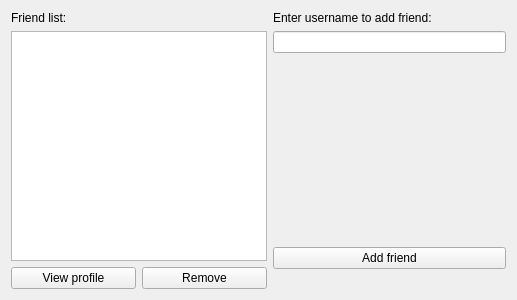
<?xml version="1.0" encoding="UTF-8"?>
<ui version="4.0">
 <class>FriendsGUI</class>
 <widget class="QWidget" name="FriendsGUI">
  <property name="geometry">
   <rect>
    <x>0</x>
    <y>0</y>
    <width>517</width>
    <height>300</height>
   </rect>
  </property>
  <property name="windowTitle">
   <string>Form</string>
  </property>
  <layout class="QHBoxLayout" name="horizontalLayout_2">
   <item>
    <layout class="QVBoxLayout" name="verticalLayout_2">
     <item>
      <widget class="QLabel" name="label">
       <property name="text">
        <string>Friend list:</string>
       </property>
      </widget>
     </item>
     <item>
      <widget class="QListView" name="friendList"/>
     </item>
     <item>
      <layout class="QHBoxLayout" name="horizontalLayout">
       <item>
        <widget class="QPushButton" name="viewProfile">
         <property name="text">
          <string>View profile</string>
         </property>
        </widget>
       </item>
       <item>
        <widget class="QPushButton" name="removeFriend">
         <property name="text">
          <string>Remove</string>
         </property>
        </widget>
       </item>
      </layout>
     </item>
    </layout>
   </item>
   <item>
    <layout class="QVBoxLayout" name="verticalLayout">
     <item>
      <widget class="QLabel" name="label_2">
       <property name="text">
        <string>Enter username to add friend:</string>
       </property>
      </widget>
     </item>
     <item>
      <widget class="QLineEdit" name="friendNameInput"/>
     </item>
     <item>
      <spacer name="verticalSpacer">
       <property name="orientation">
        <enum>Qt::Vertical</enum>
       </property>
       <property name="sizeHint" stdset="0">
        <size>
         <width>20</width>
         <height>40</height>
        </size>
       </property>
      </spacer>
     </item>
     <item>
      <widget class="QPushButton" name="addFriend">
       <property name="text">
        <string>Add friend</string>
       </property>
      </widget>
     </item>
     <item>
      <widget class="QLabel" name="message">
       <property name="text">
        <string/>
       </property>
      </widget>
     </item>
    </layout>
   </item>
  </layout>
 </widget>
 <resources/>
 <connections/>
</ui>
